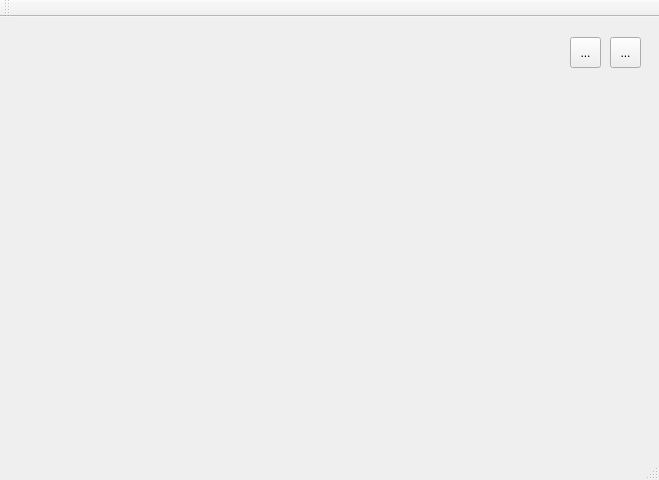
<?xml version="1.0" encoding="UTF-8"?>
<ui version="4.0">
 <class>MainWindow</class>
 <widget class="QMainWindow" name="MainWindow">
  <property name="geometry">
   <rect>
    <x>0</x>
    <y>0</y>
    <width>659</width>
    <height>480</height>
   </rect>
  </property>
  <property name="windowTitle">
   <string>MainWindow</string>
  </property>
  <widget class="QWidget" name="centralWidget">
   <widget class="board" name="widget" native="true">
    <property name="geometry">
     <rect>
      <x>10</x>
      <y>10</y>
      <width>551</width>
      <height>411</height>
     </rect>
    </property>
    <property name="sizePolicy">
     <sizepolicy hsizetype="Fixed" vsizetype="Fixed">
      <horstretch>0</horstretch>
      <verstretch>0</verstretch>
     </sizepolicy>
    </property>
   </widget>
   <widget class="QToolButton" name="toolButton">
    <property name="geometry">
     <rect>
      <x>570</x>
      <y>20</y>
      <width>31</width>
      <height>31</height>
     </rect>
    </property>
    <property name="text">
     <string>...</string>
    </property>
    <property name="icon">
     <iconset>
      <normaloff>../../../../Downloads/pencil.png</normaloff>../../../../Downloads/pencil.png</iconset>
    </property>
   </widget>
   <widget class="QToolButton" name="toolButton_2">
    <property name="geometry">
     <rect>
      <x>610</x>
      <y>20</y>
      <width>31</width>
      <height>31</height>
     </rect>
    </property>
    <property name="text">
     <string>...</string>
    </property>
    <property name="icon">
     <iconset>
      <normaloff>../../../../Downloads/Eraser-Icon-designed-by-Tommy-Lau-for-Noun-Project.png</normaloff>../../../../Downloads/Eraser-Icon-designed-by-Tommy-Lau-for-Noun-Project.png</iconset>
    </property>
   </widget>
  </widget>
  <widget class="QMenuBar" name="menuBar">
   <property name="geometry">
    <rect>
     <x>0</x>
     <y>0</y>
     <width>659</width>
     <height>25</height>
    </rect>
   </property>
  </widget>
  <widget class="QToolBar" name="mainToolBar">
   <attribute name="toolBarArea">
    <enum>TopToolBarArea</enum>
   </attribute>
   <attribute name="toolBarBreak">
    <bool>false</bool>
   </attribute>
  </widget>
  <widget class="QStatusBar" name="statusBar"/>
 </widget>
 <layoutdefault spacing="6" margin="11"/>
 <customwidgets>
  <customwidget>
   <class>board</class>
   <extends>QWidget</extends>
   <header location="global">board.h</header>
   <container>1</container>
  </customwidget>
 </customwidgets>
 <resources/>
 <connections/>
</ui>
